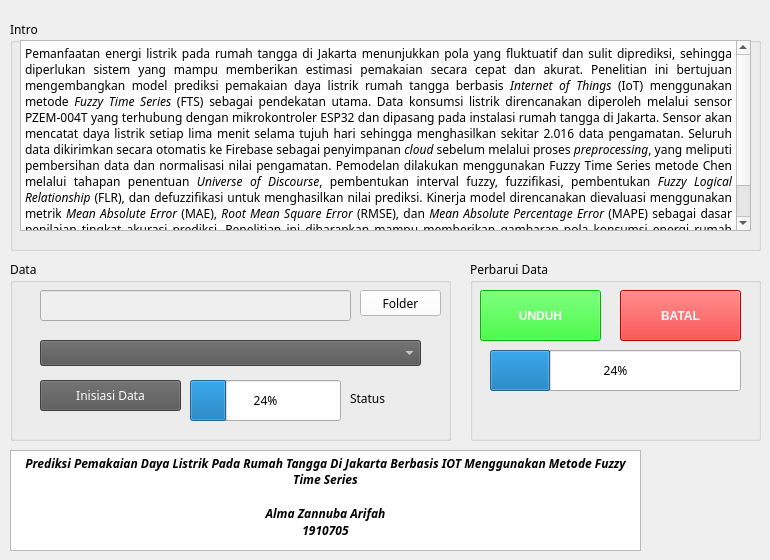
        <widget class="QWidget" name="scrollAreaWidgetContents_Main">
         <property name="minimumSize">
          <size>
           <width>770</width>
           <height>450</height>
          </size>
         </property>
     <widget class="QGroupBox" name="groupBox_8">
      <property name="geometry">
       <rect>
        <x>470</x>
        <y>260</y>
        <width>291</width>
        <height>181</height>
       </rect>
      </property>
      <property name="font">
       <font>
        <family>JetBrains Mono</family>
       </font>
      </property>
      <property name="title">
       <string>Perbarui Data</string>
      </property>
      <widget class="QPushButton" name="download_BTN">
       <property name="geometry">
        <rect>
         <x>10</x>
         <y>30</y>
         <width>121</width>
         <height>51</height>
        </rect>
       </property>
       <property name="font">
        <font>
         <family>Segoe UI</family>
         <bold>true</bold>
        </font>
       </property>
       <property name="styleSheet">
        <string notr="true">background-color: rgb(0, 255, 0);  /* Ini Latar Hijau */
color: rgb(255, 255, 255)</string>
       </property>
       <property name="text">
        <string>UNDUH</string>
       </property>
       <property name="icon">
        <iconset theme="QIcon::ThemeIcon::SyncSynchronizing"/>
       </property>
      </widget>
      <widget class="QPushButton" name="CANCEL_Download_Button">
       <property name="geometry">
        <rect>
         <x>150</x>
         <y>30</y>
         <width>121</width>
         <height>51</height>
        </rect>
       </property>
       <property name="font">
        <font>
         <family>Segoe UI</family>
         <bold>true</bold>
        </font>
       </property>
       <property name="styleSheet">
        <string notr="true">background-color: rgb(255, 0, 0);
color: rgb(255, 255, 255)</string>
       </property>
       <property name="text">
        <string>BATAL</string>
       </property>
       <property name="icon">
        <iconset theme="QIcon::ThemeIcon::ApplicationExit"/>
       </property>
      </widget>
      <widget class="QProgressBar" name="progressBar">
       <property name="geometry">
        <rect>
         <x>20</x>
         <y>90</y>
         <width>251</width>
         <height>41</height>
        </rect>
       </property>
       <property name="value">
        <number>24</number>
       </property>
      </widget>
     </widget>
     <widget class="QGroupBox" name="groupBox_9">
      <property name="geometry">
       <rect>
        <x>10</x>
        <y>260</y>
        <width>441</width>
        <height>181</height>
       </rect>
      </property>
      <property name="font">
       <font>
        <family>JetBrains Mono</family>
       </font>
      </property>
      <property name="title">
       <string>Data</string>
      </property>
      <widget class="QPushButton" name="browse_folder_location">
       <property name="geometry">
        <rect>
         <x>350</x>
         <y>30</y>
         <width>81</width>
         <height>26</height>
        </rect>
       </property>
       <property name="styleSheet">
        <string notr="true">background-color: rgb(255, 255, 255);
color:rgb(0, 0, 0)</string>
       </property>
       <property name="text">
        <string>Folder</string>
       </property>
      </widget>
      <widget class="QComboBox" name="comboBox">
       <property name="geometry">
        <rect>
         <x>30</x>
         <y>80</y>
         <width>381</width>
         <height>26</height>
        </rect>
       </property>
       <property name="styleSheet">
        <string notr="true">background-color:rgb(85, 85, 85);
color:rgb(255, 255, 255)</string>
       </property>
      </widget>
      <widget class="QPushButton" name="initate_button">
       <property name="geometry">
        <rect>
         <x>30</x>
         <y>120</y>
         <width>141</width>
         <height>31</height>
        </rect>
       </property>
       <property name="styleSheet">
        <string notr="true">background-color:rgb(85, 85, 85);
color:rgb(255, 255, 255)</string>
       </property>
       <property name="text">
        <string>Inisiasi Data</string>
       </property>
       <property name="icon">
        <iconset theme="QIcon::ThemeIcon::MediaPlaybackStart"/>
       </property>
      </widget>
      <widget class="QLineEdit" name="folderpath_OPEN">
       <property name="enabled">
        <bool>false</bool>
       </property>
       <property name="geometry">
        <rect>
         <x>30</x>
         <y>30</y>
         <width>311</width>
         <height>31</height>
        </rect>
       </property>
      </widget>
      <widget class="QProgressBar" name="progressBar_3">
       <property name="geometry">
        <rect>
         <x>180</x>
         <y>120</y>
         <width>151</width>
         <height>41</height>
        </rect>
       </property>
       <property name="value">
        <number>24</number>
       </property>
      </widget>
      <widget class="QLabel" name="label_status_inisiasidata">
       <property name="geometry">
        <rect>
         <x>340</x>
         <y>130</y>
         <width>81</width>
         <height>16</height>
        </rect>
       </property>
       <property name="text">
        <string>Status</string>
       </property>
      </widget>
     </widget>
     <widget class="QGroupBox" name="groupBox_10">
      <property name="geometry">
       <rect>
        <x>10</x>
        <y>20</y>
        <width>751</width>
        <height>231</height>
       </rect>
      </property>
      <property name="font">
       <font>
        <family>JetBrains Mono</family>
       </font>
      </property>
      <property name="title">
       <string>Intro</string>
      </property>
      <widget class="QTextBrowser" name="textBrowser_18">
       <property name="geometry">
        <rect>
         <x>10</x>
         <y>20</y>
         <width>731</width>
         <height>191</height>
        </rect>
       </property>
       <property name="font">
        <font>
         <family>JetBrains Mono</family>
         <bold>false</bold>
        </font>
       </property>
       <property name="tabChangesFocus">
        <bool>false</bool>
       </property>
       <property name="html">
        <string>&lt;!DOCTYPE HTML PUBLIC &quot;-//W3C//DTD HTML 4.0//EN&quot; &quot;http://www.w3.org/TR/REC-html40/strict.dtd&quot;&gt;
&lt;html&gt;&lt;head&gt;&lt;meta name=&quot;qrichtext&quot; content=&quot;1&quot; /&gt;&lt;meta charset=&quot;utf-8&quot; /&gt;&lt;style type=&quot;text/css&quot;&gt;
p, li { white-space: pre-wrap; }
hr { height: 1px; border-width: 0; }
li.unchecked::marker { content: &quot;\2610&quot;; }
li.checked::marker { content: &quot;\2612&quot;; }
&lt;/style&gt;&lt;/head&gt;&lt;body style=&quot; font-family:'JetBrains Mono'; font-size:9pt; font-weight:400; font-style:normal;&quot;&gt;
&lt;p align=&quot;justify&quot; style=&quot; margin-top:0px; margin-bottom:0px; margin-left:0px; margin-right:0px; -qt-block-indent:0; text-indent:0px;&quot;&gt;&lt;span style=&quot; font-family:'Times New Roman','serif';&quot;&gt;Pemanfaatan energi listrik pada rumah tangga di Jakarta menunjukkan pola yang fluktuatif dan sulit diprediksi, sehingga diperlukan sistem yang mampu memberikan estimasi pemakaian secara cepat dan akurat. Penelitian ini bertujuan mengembangkan model prediksi pemakaian daya listrik rumah tangga berbasis &lt;/span&gt;&lt;span style=&quot; font-family:'Times New Roman','serif'; font-style:italic;&quot;&gt;Internet of Things &lt;/span&gt;&lt;span style=&quot; font-family:'Times New Roman','serif';&quot;&gt;(IoT) menggunakan metode &lt;/span&gt;&lt;span style=&quot; font-family:'Times New Roman','serif'; font-style:italic;&quot;&gt;Fuzzy Time Series &lt;/span&gt;&lt;span style=&quot; font-family:'Times New Roman','serif';&quot;&gt;(FTS) sebagai pendekatan utama. Data konsumsi listrik direncanakan diperoleh melalui sensor PZEM-004T yang terhubung dengan mikrokontroler ESP32 dan dipasang pada instalasi rumah tangga di Jakarta. Sensor akan mencatat daya listrik setiap lima menit selama tujuh hari sehingga menghasilkan sekitar 2.016 data pengamatan. Seluruh data dikirimkan secara otomatis ke Firebase sebagai penyimpanan &lt;/span&gt;&lt;span style=&quot; font-family:'Times New Roman','serif'; font-style:italic;&quot;&gt;cloud &lt;/span&gt;&lt;span style=&quot; font-family:'Times New Roman','serif';&quot;&gt;sebelum melalui proses &lt;/span&gt;&lt;span style=&quot; font-family:'Times New Roman','serif'; font-style:italic;&quot;&gt;preprocessing&lt;/span&gt;&lt;span style=&quot; font-family:'Times New Roman','serif';&quot;&gt;, yang meliputi pembersihan data dan normalisasi nilai pengamatan. Pemodelan dilakukan menggunakan Fuzzy Time Series metode Chen melalui tahapan penentuan &lt;/span&gt;&lt;span style=&quot; font-family:'Times New Roman','serif'; font-style:italic;&quot;&gt;Universe of Discourse&lt;/span&gt;&lt;span style=&quot; font-family:'Times New Roman','serif';&quot;&gt;, pembentukan interval fuzzy, fuzzifikasi, pembentukan &lt;/span&gt;&lt;span style=&quot; font-family:'Times New Roman','serif'; font-style:italic;&quot;&gt;Fuzzy Logical Relationship &lt;/span&gt;&lt;span style=&quot; font-family:'Times New Roman','serif';&quot;&gt;(FLR), dan defuzzifikasi untuk menghasilkan nilai prediksi. Kinerja model direncanakan dievaluasi menggunakan metrik &lt;/span&gt;&lt;span style=&quot; font-family:'Times New Roman','serif'; font-style:italic;&quot;&gt;Mean Absolute Error &lt;/span&gt;&lt;span style=&quot; font-family:'Times New Roman','serif';&quot;&gt;(MAE), &lt;/span&gt;&lt;span style=&quot; font-family:'Times New Roman','serif'; font-style:italic;&quot;&gt;Root Mean Square Error&lt;/span&gt;&lt;span style=&quot; font-family:'Times New Roman','serif';&quot;&gt; (RMSE), dan &lt;/span&gt;&lt;span style=&quot; font-family:'Times New Roman','serif'; font-style:italic;&quot;&gt;Mean Absolute Percentage Error&lt;/span&gt;&lt;span style=&quot; font-family:'Times New Roman','serif';&quot;&gt; (MAPE) sebagai dasar penilaian tingkat akurasi prediksi. Penelitian ini diharapkan mampu memberikan gambaran pola konsumsi energi rumah tangga di Jakarta secara lebih terukur serta mendukung pengembangan sistem prediksi berbasis IoT yang adaptif, mudah diimplementasikan, dan relevan untuk pengelolaan energi listrik skala rumah tangga.&lt;/span&gt; &lt;/p&gt;&lt;/body&gt;&lt;/html&gt;</string>
       </property>
      </widget>
     </widget>
     <widget class="QTextBrowser" name="textBrowser_17">
      <property name="geometry">
       <rect>
        <x>10</x>
        <y>450</y>
        <width>631</width>
        <height>101</height>
       </rect>
      </property>
      <property name="font">
       <font>
        <family>JetBrains Mono</family>
        <bold>false</bold>
       </font>
      </property>
      <property name="tabChangesFocus">
       <bool>false</bool>
      </property>
      <property name="html">
       <string>&lt;!DOCTYPE HTML PUBLIC &quot;-//W3C//DTD HTML 4.0//EN&quot; &quot;http://www.w3.org/TR/REC-html40/strict.dtd&quot;&gt;
&lt;html&gt;&lt;head&gt;&lt;meta name=&quot;qrichtext&quot; content=&quot;1&quot; /&gt;&lt;meta charset=&quot;utf-8&quot; /&gt;&lt;style type=&quot;text/css&quot;&gt;
p, li { white-space: pre-wrap; }
hr { height: 1px; border-width: 0; }
li.unchecked::marker { content: &quot;\2610&quot;; }
li.checked::marker { content: &quot;\2612&quot;; }
&lt;/style&gt;&lt;/head&gt;&lt;body style=&quot; font-family:'JetBrains Mono'; font-size:9pt; font-weight:400; font-style:normal;&quot;&gt;
&lt;p align=&quot;center&quot; style=&quot; margin-top:0px; margin-bottom:0px; margin-left:0px; margin-right:0px; -qt-block-indent:0; text-indent:0px;&quot;&gt;&lt;span style=&quot; font-family:'Segoe UI'; font-weight:700; font-style:italic;&quot;&gt;Prediksi Pemakaian Daya Listrik Pada Rumah Tangga Di Jakarta Berbasis IOT Menggunakan Metode Fuzzy Time Series&lt;/span&gt;&lt;/p&gt;
&lt;p align=&quot;center&quot; style=&quot;-qt-paragraph-type:empty; margin-top:0px; margin-bottom:0px; margin-left:0px; margin-right:0px; -qt-block-indent:0; text-indent:0px; font-family:'Segoe UI'; font-weight:700; font-style:italic;&quot;&gt;&lt;br /&gt;&lt;/p&gt;
&lt;p align=&quot;center&quot; style=&quot; margin-top:0px; margin-bottom:0px; margin-left:0px; margin-right:0px; -qt-block-indent:0; text-indent:0px;&quot;&gt;&lt;span style=&quot; font-weight:700; font-style:italic;&quot;&gt;Alma Zannuba Arifah&lt;/span&gt;&lt;/p&gt;
&lt;p align=&quot;center&quot; style=&quot; margin-top:0px; margin-bottom:0px; margin-left:0px; margin-right:0px; -qt-block-indent:0; text-indent:0px;&quot;&gt;&lt;span style=&quot; font-weight:700; font-style:italic;&quot;&gt;1910705&lt;/span&gt;&lt;/p&gt;&lt;/body&gt;&lt;/html&gt;</string>
      </property>
     </widget>
     <widget class="QLabel" name="label_81">
      <property name="geometry">
       <rect>
        <x>660</x>
        <y>450</y>
        <width>101</width>
        <height>101</height>
       </rect>
      </property>
      <property name="text">
       <string/>
      </property>
      <property name="pixmap">
       <pixmap>../../Logo Trilogi.png</pixmap>
      </property>
      <property name="scaledContents">
       <bool>true</bool>
      </property>
     </widget>
     <zorder>groupBox_10</zorder>
     <zorder>groupBox_8</zorder>
     <zorder>groupBox_9</zorder>
     <zorder>textBrowser_17</zorder>
     <zorder>label_81</zorder>
        </widget>
